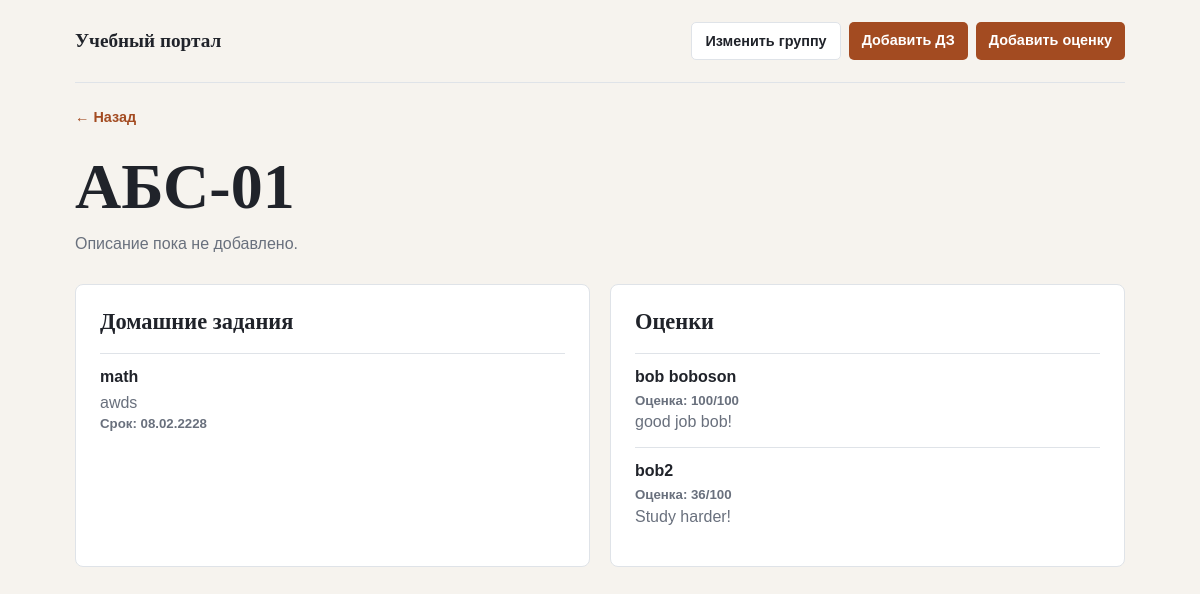
The page /groups/3/ (signed in) on the database its author committed.
### user/models.py (models this page shows, shortened)
class StudentGroup(models.Model):
    name = models.CharField(max_length=100, unique=True)
    description = models.TextField(blank=True)
    teacher = models.ForeignKey(
        settings.AUTH_USER_MODEL,
        on_delete=models.SET_NULL,
        null=True,
        blank=True,
        related_name='student_groups',
    )
    students = models.ManyToManyField(Student, blank=True, related_name='groups')
    created_by = models.ForeignKey(
        settings.AUTH_USER_MODEL,
        on_delete=models.SET_NULL,
        null=True,
        related_name='created_student_groups',
    )
    created_at = models.DateTimeField(auto_now_add=True)

class Homework(models.Model):
    group = models.ForeignKey(StudentGroup, on_delete=models.CASCADE, related_name='homework')
    title = models.CharField(max_length=150)
    description = models.TextField(blank=True)
    due_date = models.DateField(null=True, blank=True)
    created_by = models.ForeignKey(
        settings.AUTH_USER_MODEL,
        on_delete=models.SET_NULL,
        null=True,
        related_name='created_homework',
    )
    created_at = models.DateTimeField(auto_now_add=True)

class Mark(models.Model):
    group = models.ForeignKey(StudentGroup, on_delete=models.CASCADE, related_name='marks')
    student = models.ForeignKey(Student, on_delete=models.CASCADE, related_name='marks')
    value = models.PositiveSmallIntegerField()
    comment = models.TextField(blank=True)
    created_by = models.ForeignKey(
        settings.AUTH_USER_MODEL,
        on_delete=models.SET_NULL,
        null=True,
        related_name='created_marks',
    )
    created_at = models.DateTimeField(auto_now_add=True)
    class Meta:
        constraints = [
            models.UniqueConstraint(fields=('group', 'student'), name='unique_group_student_mark'),
        ]

class Student(models.Model):
    user = models.OneToOneField(settings.AUTH_USER_MODEL, on_delete=models.CASCADE)
    enrollment_number = models.CharField(max_length=20, unique=True)
    course = models.CharField(max_length=100)
    year_of_study = models.IntegerField()

### user/views.py (the view)
# urls.py: path('groups/<int:group_id>/', group_detail, name='group_detail'),
def group_detail(request, group_id):
    if not request.user.is_authenticated:
        return redirect('login')
    group = get_object_or_404(
        StudentGroup.objects.select_related('teacher').prefetch_related('students', 'homework', 'marks'),
        id=group_id,
    )
    marks = group.marks.select_related('student__user').all()
    if not request.user.is_staff:
        student = get_object_or_404(Student, user=request.user)
        if not group.students.filter(id=student.id).exists():
            return redirect('student_home')
        marks = marks.filter(student=student)
    return render(request, 'user/group_detail.html', {
        'group': group,
        'marks': marks,
        'user': request.user,
    })

### user/templates/user/group_detail.html (shortened to what this page needs)
<!DOCTYPE html>
<html lang="ru">
<head>
</head>
<body>
    <div class="shell">
        <header>
            <a class="brand" href="{% if user.is_staff %}{% url 'staff_home' %}{% else %}{% url 'student_home' %}{% endif %}">Учебный портал</a>
            {% if user.is_staff %}
                <div class="actions">
                    <a class="button alt" href="{% url 'edit_student_group' group.id %}">Изменить группу</a>
                    <a class="button" href="{% url 'add_homework' group.id %}">Добавить ДЗ</a>
                    <a class="button" href="{% url 'add_mark' group.id %}">Добавить оценку</a>
                </div>
            {% endif %}
        </header>
        <main>
            <a class="back" href="{% if user.is_staff %}{% url 'student_groups' %}{% else %}{% url 'student_home' %}{% endif %}">← Назад</a>
            <h1>{{ group.name }}</h1>
            <p class="description">{{ group.description|default:"Описание пока не добавлено." }}</p>
            <div class="columns">
                <section class="panel">
                    <h2>Домашние задания</h2>
                    {% for homework in group.homework.all %}
                        <article class="item">
                            <strong>{{ homework.title }}</strong>
                            <p>{{ homework.description|default:"Описание не добавлено." }}</p>
                            <p class="meta">Срок: {{ homework.due_date|date:"d.m.Y"|default:"не указан" }}</p>
                        </article>
                    {% empty %}<p class="empty">Домашних заданий пока нет.</p>{% endfor %}
                </section>
                <section class="panel">
                    <h2>Оценки</h2>
                    {% for mark in marks %}
                        <article class="item">
                            <strong>{{ mark.student.user.get_full_name|default:mark.student.user.username }}</strong>
                            <p class="meta">Оценка: {{ mark.value }}/100</p>
                            {% if mark.comment %}<p>{{ mark.comment }}</p>{% endif %}
                        </article>
                    {% empty %}<p class="empty">Оценок пока нет.</p>{% endfor %}
                </section>
            </div>
        </main>
    </div>
</body>
</html>

### user/templates/user/group_detail.html (style rules this page uses)
:root { --ink: #20232a; --muted: #69707d; --line: #dfe3e8; --surface: #fff; --background: #f6f3ee; --accent: #a34b21; --highlight: #f8e6d9; }
* { box-sizing: border-box; }
body { margin: 0; min-height: 100vh; background: var(--background); color: var(--ink); font-family: Arial, sans-serif; }
.shell { width: min(1050px, calc(100% - 36px)); margin: auto; }
header { display: flex; justify-content: space-between; align-items: center; gap: 16px; padding: 22px 0; border-bottom: 1px solid var(--line); }
a { color: var(--accent); font-weight: 700; text-decoration: none; }
.brand { color: var(--ink); font: 700 1.2rem Georgia, serif; }
.actions { display: flex; flex-wrap: wrap; gap: 8px; }
.button { display: inline-block; padding: 10px 13px; border-radius: 5px; color: #fff; background: var(--accent); font-size: .9rem; }
.button.alt { color: var(--ink); background: var(--surface); border: 1px solid var(--line); }
.back { display: block; margin-top: 26px; font-size: .9rem; }
h1 { margin: 25px 0 8px; font: 700 clamp(2.2rem, 6vw, 4rem) Georgia, serif; }
.description { margin: 0 0 28px; color: var(--muted); line-height: 1.5; }
.columns { display: grid; grid-template-columns: 1fr 1fr; gap: 20px; padding-bottom: 40px; }
.panel { padding: 24px; border: 1px solid var(--line); border-radius: 8px; background: var(--surface); }
h2 { margin: 0 0 18px; font: 700 1.4rem Georgia, serif; }
.item { padding: 14px 0; border-top: 1px solid var(--line); }
.item strong { display: block; margin-bottom: 5px; }
.item p { margin: 0; color: var(--muted); line-height: 1.45; }
.meta { color: var(--accent); font-size: .83rem; font-weight: 700; }

### rows shown on the page
StudentGroup: name "АБС-01", description "Описание пока не добавлено."
Homework: title "math", description "awds", due_date "08.02.2228"
Mark: student.user.get_full_name "bob boboson", value "100", comment "good job bob!"
Mark: student.user.get_full_name "bob2", value "36", comment "Study harder!"
